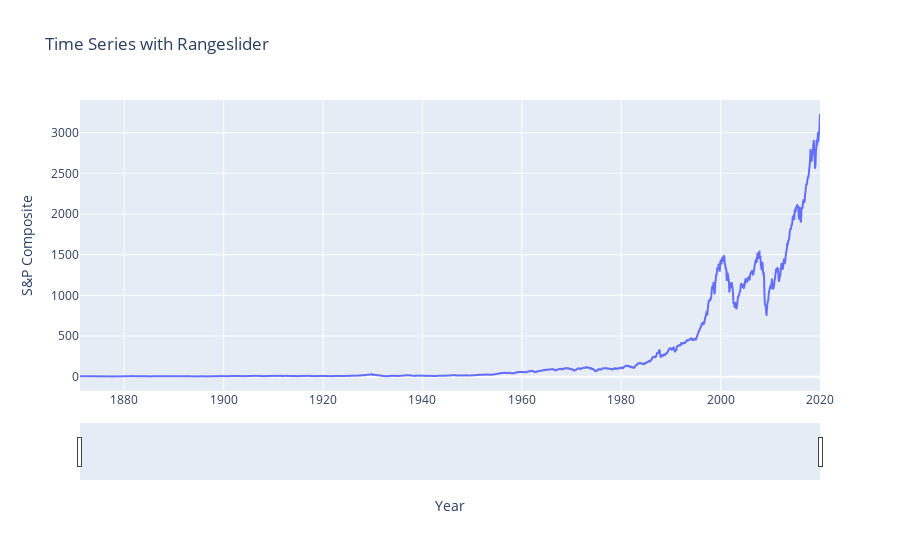

Here is the notebook cell this chart was saved with:
### Code cell
import plotly.graph_objects as go
import pandas as pd
import plotly.express as px

fig = px.line(COMP, x='Year', y='S&P Composite', title='Time Series with Rangeslider')

fig.update_xaxes(rangeslider_visible=True)
fig.show()

### Figure 1 — Plotly figure (JSON) as saved in the notebook; plotly's stock layout.template omitted (floating-point values rounded to 4 significant figures; data arrays with more than 128 entries replaced by an {"elided": "..."} marker saying what was removed)
{"data": [{"hovertemplate": "Year=%{x}<br>S&P Composite=%{y}<extra></extra>", "legendgroup": "", "line": {"color": "#636efa", "dash": "solid"}, "mode": "lines", "name": "", "showlegend": false, "type": "scattergl", "x": {"elided": "1788 str values"}, "xaxis": "x", "y": {"elided": "1788 float values"}, "yaxis": "y"}], "layout": {"legend": {"tracegroupgap": 0}, "title": {"text": "Time Series with Rangeslider"}, "xaxis": {"anchor": "y", "domain": [0, 1], "rangeslider": {"visible": true}, "title": {"text": "Year"}}, "yaxis": {"anchor": "x", "domain": [0, 1], "title": {"text": "S&P Composite"}}}}
